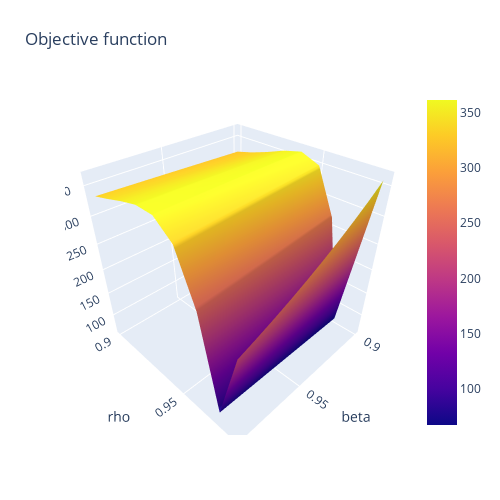

Here is the notebook cell this chart was saved with:
### Code cell
# Sample data
x, y = np.meshgrid(np.arange(0.9,1,0.01), np.arange(0.9,1,0.01))
z = est_ext.grid

# Create the surface plot
fig = go.Figure(data=[go.Surface(z=z, x=x, y=y)])

# Update layout
fig.update_layout(title='Objective function', autosize=False,
                  width=500, height=500,
                  margin=dict(l=65, r=50, b=65, t=90),
                scene=dict(xaxis=dict(title='beta'),
                    yaxis=dict(title='rho')))

# Show the figure
fig.show()
print(f'estimated values using grid method {est_ext.est} ')
